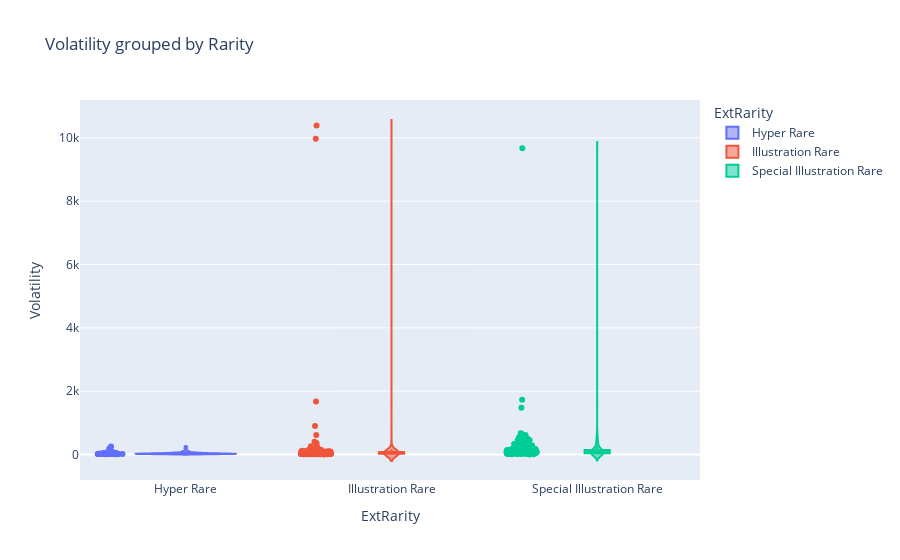

Here is the notebook cell this chart was saved with:
### Markdown cell above
Since the observed p-values of all three categories are greater than our significant level of $\alpha = 0.5$ we fail to reject our null hypothesis. There is not strong evidence that suggests significant differences in volatility in prices between rarities.

### Code cell
import plotly.express as plotly
import plotly.io as pio

fig_ttest = plotly.violin(
    master_df, 
    y = 'volatility', 
    x = 'extRarity', 
    color ='extRarity',
    box = True, 
    points='all',  \
    title = 'Volatility grouped by Rarity',
    labels={'extRarity': 'ExtRarity', 'volatility': 'Volatility'}
)
fig_ttest

### Figure 1 — Plotly figure (JSON) as saved in the notebook; plotly's stock layout.template omitted (floating-point values rounded to 4 significant figures; data arrays with more than 128 entries replaced by an {"elided": "..."} marker saying what was removed)
{"data": [{"alignmentgroup": "True", "box": {"visible": true}, "hovertemplate": "ExtRarity=%{x}<br>Volatility=%{y}<extra></extra>", "legendgroup": "Hyper Rare", "marker": {"color": "#636efa"}, "name": "Hyper Rare", "offsetgroup": "Hyper Rare", "orientation": "v", "points": "all", "scalegroup": "True", "showlegend": true, "type": "violin", "x": ["Hyper Rare", "Hyper Rare", "Hyper Rare", "Hyper Rare", "Hyper Rare", "Hyper Rare", "Hyper Rare", "Hyper Rare", "Hyper Rare", "Hyper Rare", "Hyper Rare", "Hyper Rare", "Hyper Rare", "Hyper Rare", "Hyper Rare", "Hyper Rare", "Hyper Rare", "Hyper Rare", "Hyper Rare", "Hyper Rare", "Hyper Rare", "Hyper Rare", "Hyper Rare", "Hyper Rare", "Hyper Rare", "Hyper Rare", "Hyper Rare", "Hyper Rare", "Hyper Rare", "Hyper Rare", "Hyper Rare", "Hyper Rare", "Hyper Rare", "Hyper Rare", "Hyper Rare", "Hyper Rare", "Hyper Rare", "Hyper Rare", "Hyper Rare", "Hyper Rare", "Hyper Rare", "Hyper Rare", "Hyper Rare", "Hyper Rare", "Hyper Rare", "Hyper Rare", "Hyper Rare", "Hyper Rare", "Hyper Rare", "Hyper Rare", "Hyper Rare", "Hyper Rare", "Hyper Rare", "Hyper Rare", "Hyper Rare", "Hyper Rare", "Hyper Rare", "Hyper Rare", "Hyper Rare", "Hyper Rare", "Hyper Rare", "Hyper Rare", "Hyper Rare", "Hyper Rare", "Hyper Rare", "Hyper Rare", "Hyper Rare", "Hyper Rare"], "x0": " ", "xaxis": "x", "y": [55.01, 25.2, 22.61, 47.0, 24.22, 40.0, 15.52, 25.95, 16.6, 25.51, 22.97, 31.11, 25.03, 18.01, 25.99, 81.15, 34.0, 22.01, 40.0, 19.42, 16.54, 65.01, 16.4, 28.44, 17.41, 18.95, 31.51, 11.05, 19.97, 46.0, 93.01, 20.95, 25.16, 71.55, 18.95, 19.41, 21.25, 21.95, 52.95, 109.8, 27.99, 22.96, 59.49, 12.98, 17.99, 13.95, 37.78, 89.0, 29.95, 49.95, 40.96, 43.97, 26.95, 23.0, 192.5, 31.96, 15.51, 66.0, 49.95, 60.0, 46.49, 29.95, 36.01, 252.0, 108.0, 14.0, 40.0, 34.07], "y0": " ", "yaxis": "y"}, {"alignmentgroup": "True", "box": {"visible": true}, "hovertemplate": "ExtRarity=%{x}<br>Volatility=%{y}<extra></extra>", "legendgroup": "Illustration Rare", "marker": {"color": "#EF553B"}, "name": "Illustration Rare", "offsetgroup": "Illustration Rare", "orientation": "v", "points": "all", "scalegroup": "True", "showlegend": true, "type": "violin", "x": {"elided": "231 str values"}, "x0": " ", "xaxis": "x", "y": {"elided": "231 float values"}, "y0": " ", "yaxis": "y"}, {"alignmentgroup": "True", "box": {"visible": true}, "hovertemplate": "ExtRarity=%{x}<br>Volatility=%{y}<extra></extra>", "legendgroup": "Special Illustration Rare", "marker": {"color": "#00cc96"}, "name": "Special Illustration Rare", "offsetgroup": "Special Illustration Rare", "orientation": "v", "points": "all", "scalegroup": "True", "showlegend": true, "type": "violin", "x": {"elided": "142 str values"}, "x0": " ", "xaxis": "x", "y": {"elided": "142 float values"}, "y0": " ", "yaxis": "y"}], "layout": {"legend": {"title": {"text": "ExtRarity"}, "tracegroupgap": 0}, "title": {"text": "Volatility grouped by Rarity"}, "violinmode": "overlay", "xaxis": {"anchor": "y", "categoryarray": ["Hyper Rare", "Illustration Rare", "Special Illustration Rare"], "categoryorder": "array", "domain": [0, 1], "title": {"text": "ExtRarity"}}, "yaxis": {"anchor": "x", "domain": [0, 1], "title": {"text": "Volatility"}}}}
